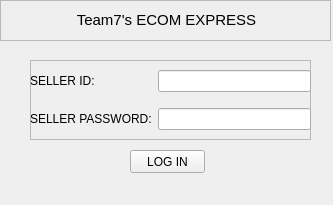
<?xml version="1.0" encoding="UTF-8"?>
<ui version="4.0">
 <class>MainWindow</class>
 <widget class="QMainWindow" name="MainWindow">
  <property name="geometry">
   <rect>
    <x>0</x>
    <y>0</y>
    <width>333</width>
    <height>205</height>
   </rect>
  </property>
  <property name="windowTitle">
   <string>Team7-LogIN</string>
  </property>
  <widget class="QWidget" name="centralwidget">
   <widget class="QFrame" name="frame">
    <property name="geometry">
     <rect>
      <x>0</x>
      <y>0</y>
      <width>331</width>
      <height>41</height>
     </rect>
    </property>
    <property name="frameShape">
     <enum>QFrame::StyledPanel</enum>
    </property>
    <property name="frameShadow">
     <enum>QFrame::Raised</enum>
    </property>
    <widget class="QLabel" name="label">
     <property name="geometry">
      <rect>
       <x>6</x>
       <y>4</y>
       <width>321</width>
       <height>31</height>
      </rect>
     </property>
     <property name="font">
      <font>
       <family>Microsoft Sans Serif</family>
       <pointsize>11</pointsize>
      </font>
     </property>
     <property name="text">
      <string>Team7's ECOM EXPRESS</string>
     </property>
     <property name="alignment">
      <set>Qt::AlignCenter</set>
     </property>
    </widget>
   </widget>
   <widget class="QPushButton" name="pushButton">
    <property name="geometry">
     <rect>
      <x>130</x>
      <y>150</y>
      <width>75</width>
      <height>23</height>
     </rect>
    </property>
    <property name="text">
     <string>LOG IN</string>
    </property>
   </widget>
   <widget class="QFrame" name="frame_2">
    <property name="geometry">
     <rect>
      <x>30</x>
      <y>60</y>
      <width>281</width>
      <height>80</height>
     </rect>
    </property>
    <property name="frameShape">
     <enum>QFrame::StyledPanel</enum>
    </property>
    <property name="frameShadow">
     <enum>QFrame::Raised</enum>
    </property>
    <widget class="QWidget" name="">
     <property name="geometry">
      <rect>
       <x>0</x>
       <y>0</y>
       <width>281</width>
       <height>81</height>
      </rect>
     </property>
     <layout class="QGridLayout" name="gridLayout">
      <item row="0" column="0">
       <widget class="QLabel" name="label_2">
        <property name="text">
         <string>SELLER ID:</string>
        </property>
       </widget>
      </item>
      <item row="0" column="1">
       <widget class="QLineEdit" name="lineEdit"/>
      </item>
      <item row="1" column="0">
       <widget class="QLabel" name="label_3">
        <property name="text">
         <string>SELLER PASSWORD:</string>
        </property>
       </widget>
      </item>
      <item row="1" column="1">
       <widget class="QLineEdit" name="lineEdit_2"/>
      </item>
     </layout>
    </widget>
   </widget>
  </widget>
 </widget>
 <resources/>
 <connections/>
</ui>
